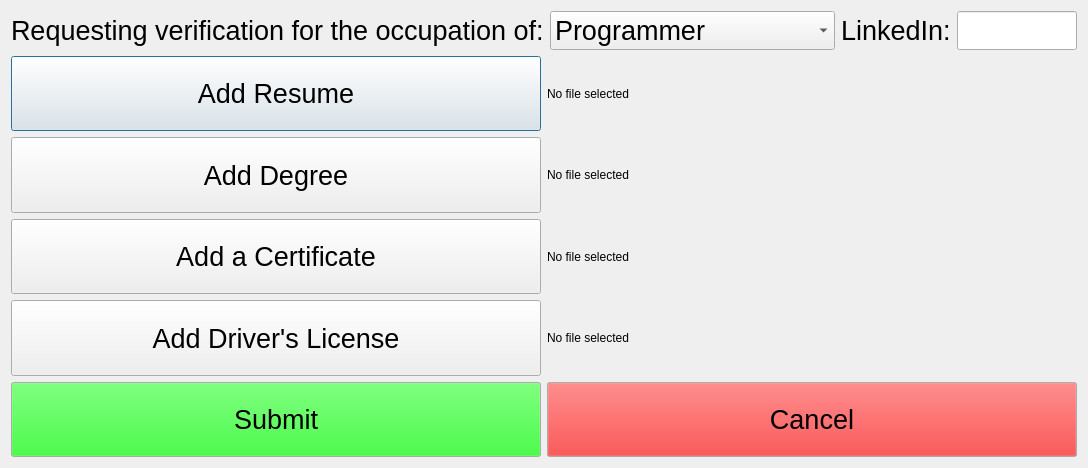
<?xml version="1.0" encoding="UTF-8"?>
<ui version="4.0">
 <class>requestVerification</class>
 <widget class="QDialog" name="requestVerification">
  <property name="geometry">
   <rect>
    <x>0</x>
    <y>0</y>
    <width>1088</width>
    <height>468</height>
   </rect>
  </property>
  <property name="windowTitle">
   <string>Request Verification Window</string>
  </property>
  <layout class="QVBoxLayout" name="verticalLayout">
   <item>
    <layout class="QHBoxLayout" name="horizontalLayout">
     <item>
      <widget class="QLabel" name="label">
       <property name="sizePolicy">
        <sizepolicy hsizetype="Maximum" vsizetype="Maximum">
         <horstretch>0</horstretch>
         <verstretch>0</verstretch>
        </sizepolicy>
       </property>
       <property name="font">
        <font>
         <pointsize>20</pointsize>
        </font>
       </property>
       <property name="text">
        <string>Requesting verification for the occupation of:</string>
       </property>
      </widget>
     </item>
     <item>
      <widget class="QComboBox" name="comboBox_occupations">
       <property name="sizePolicy">
        <sizepolicy hsizetype="Preferred" vsizetype="Maximum">
         <horstretch>0</horstretch>
         <verstretch>0</verstretch>
        </sizepolicy>
       </property>
       <property name="font">
        <font>
         <pointsize>20</pointsize>
        </font>
       </property>
       <item>
        <property name="text">
         <string>Programmer</string>
        </property>
       </item>
       <item>
        <property name="text">
         <string>Lawyer</string>
        </property>
       </item>
       <item>
        <property name="text">
         <string>Politician</string>
        </property>
       </item>
       <item>
        <property name="text">
         <string>Mathematician</string>
        </property>
       </item>
       <item>
        <property name="text">
         <string>Physician</string>
        </property>
       </item>
       <item>
        <property name="text">
         <string>Retail Store Manager</string>
        </property>
       </item>
       <item>
        <property name="text">
         <string>Dentist</string>
        </property>
       </item>
      </widget>
     </item>
     <item>
      <widget class="QLabel" name="label_2">
       <property name="sizePolicy">
        <sizepolicy hsizetype="Maximum" vsizetype="Preferred">
         <horstretch>0</horstretch>
         <verstretch>0</verstretch>
        </sizepolicy>
       </property>
       <property name="font">
        <font>
         <pointsize>20</pointsize>
        </font>
       </property>
       <property name="text">
        <string>LinkedIn:</string>
       </property>
      </widget>
     </item>
     <item>
      <widget class="QLineEdit" name="lineEdit_linkedInLine">
       <property name="font">
        <font>
         <pointsize>20</pointsize>
        </font>
       </property>
      </widget>
     </item>
    </layout>
   </item>
   <item>
    <layout class="QHBoxLayout" name="horizontalLayout_3">
     <item>
      <widget class="QPushButton" name="pushButton_addResume">
       <property name="sizePolicy">
        <sizepolicy hsizetype="Minimum" vsizetype="Preferred">
         <horstretch>0</horstretch>
         <verstretch>0</verstretch>
        </sizepolicy>
       </property>
       <property name="font">
        <font>
         <pointsize>20</pointsize>
        </font>
       </property>
       <property name="text">
        <string>Add Resume</string>
       </property>
      </widget>
     </item>
     <item>
      <widget class="QLabel" name="label_resumeFilePath">
       <property name="sizePolicy">
        <sizepolicy hsizetype="Preferred" vsizetype="Preferred">
         <horstretch>0</horstretch>
         <verstretch>0</verstretch>
        </sizepolicy>
       </property>
       <property name="text">
        <string>No file selected</string>
       </property>
      </widget>
     </item>
    </layout>
   </item>
   <item>
    <layout class="QHBoxLayout" name="horizontalLayout_4">
     <item>
      <widget class="QPushButton" name="pushButton_addDegree">
       <property name="sizePolicy">
        <sizepolicy hsizetype="Minimum" vsizetype="Preferred">
         <horstretch>0</horstretch>
         <verstretch>0</verstretch>
        </sizepolicy>
       </property>
       <property name="font">
        <font>
         <pointsize>20</pointsize>
        </font>
       </property>
       <property name="text">
        <string>Add Degree</string>
       </property>
      </widget>
     </item>
     <item>
      <widget class="QLabel" name="label_degreeFilePath">
       <property name="sizePolicy">
        <sizepolicy hsizetype="Preferred" vsizetype="Preferred">
         <horstretch>0</horstretch>
         <verstretch>0</verstretch>
        </sizepolicy>
       </property>
       <property name="text">
        <string>No file selected</string>
       </property>
      </widget>
     </item>
    </layout>
   </item>
   <item>
    <layout class="QHBoxLayout" name="horizontalLayout_5">
     <item>
      <widget class="QPushButton" name="pushButton_addCertificate">
       <property name="sizePolicy">
        <sizepolicy hsizetype="Minimum" vsizetype="Preferred">
         <horstretch>0</horstretch>
         <verstretch>0</verstretch>
        </sizepolicy>
       </property>
       <property name="font">
        <font>
         <pointsize>20</pointsize>
        </font>
       </property>
       <property name="text">
        <string>Add a Certificate</string>
       </property>
      </widget>
     </item>
     <item>
      <widget class="QLabel" name="label_certificateFilePath">
       <property name="sizePolicy">
        <sizepolicy hsizetype="Preferred" vsizetype="Preferred">
         <horstretch>0</horstretch>
         <verstretch>0</verstretch>
        </sizepolicy>
       </property>
       <property name="text">
        <string>No file selected</string>
       </property>
      </widget>
     </item>
    </layout>
   </item>
   <item>
    <layout class="QHBoxLayout" name="horizontalLayout_6">
     <item>
      <widget class="QPushButton" name="pushButton_addDriverLicense">
       <property name="sizePolicy">
        <sizepolicy hsizetype="Minimum" vsizetype="Preferred">
         <horstretch>0</horstretch>
         <verstretch>0</verstretch>
        </sizepolicy>
       </property>
       <property name="font">
        <font>
         <pointsize>20</pointsize>
        </font>
       </property>
       <property name="text">
        <string>Add Driver's License</string>
       </property>
      </widget>
     </item>
     <item>
      <widget class="QLabel" name="label_driverLicenseFilePath">
       <property name="sizePolicy">
        <sizepolicy hsizetype="Preferred" vsizetype="Preferred">
         <horstretch>0</horstretch>
         <verstretch>0</verstretch>
        </sizepolicy>
       </property>
       <property name="text">
        <string>No file selected</string>
       </property>
      </widget>
     </item>
    </layout>
   </item>
   <item>
    <layout class="QHBoxLayout" name="horizontalLayout_7">
     <item>
      <widget class="QPushButton" name="pushButton_submitVerificationRequest">
       <property name="sizePolicy">
        <sizepolicy hsizetype="Minimum" vsizetype="Preferred">
         <horstretch>0</horstretch>
         <verstretch>0</verstretch>
        </sizepolicy>
       </property>
       <property name="palette">
        <palette>
         <active>
          <colorrole role="Button">
           <brush brushstyle="SolidPattern">
            <color alpha="255">
             <red>0</red>
             <green>255</green>
             <blue>0</blue>
            </color>
           </brush>
          </colorrole>
         </active>
         <inactive>
          <colorrole role="Button">
           <brush brushstyle="SolidPattern">
            <color alpha="255">
             <red>0</red>
             <green>255</green>
             <blue>0</blue>
            </color>
           </brush>
          </colorrole>
         </inactive>
         <disabled>
          <colorrole role="Button">
           <brush brushstyle="SolidPattern">
            <color alpha="255">
             <red>0</red>
             <green>255</green>
             <blue>0</blue>
            </color>
           </brush>
          </colorrole>
         </disabled>
        </palette>
       </property>
       <property name="font">
        <font>
         <pointsize>20</pointsize>
        </font>
       </property>
       <property name="text">
        <string>Submit</string>
       </property>
      </widget>
     </item>
     <item>
      <widget class="QPushButton" name="pushButton_cancelVerificationRequest">
       <property name="sizePolicy">
        <sizepolicy hsizetype="Minimum" vsizetype="Preferred">
         <horstretch>0</horstretch>
         <verstretch>0</verstretch>
        </sizepolicy>
       </property>
       <property name="palette">
        <palette>
         <active>
          <colorrole role="Button">
           <brush brushstyle="SolidPattern">
            <color alpha="255">
             <red>255</red>
             <green>0</green>
             <blue>0</blue>
            </color>
           </brush>
          </colorrole>
         </active>
         <inactive>
          <colorrole role="Button">
           <brush brushstyle="SolidPattern">
            <color alpha="255">
             <red>255</red>
             <green>0</green>
             <blue>0</blue>
            </color>
           </brush>
          </colorrole>
         </inactive>
         <disabled>
          <colorrole role="Button">
           <brush brushstyle="SolidPattern">
            <color alpha="255">
             <red>255</red>
             <green>0</green>
             <blue>0</blue>
            </color>
           </brush>
          </colorrole>
         </disabled>
        </palette>
       </property>
       <property name="font">
        <font>
         <pointsize>20</pointsize>
        </font>
       </property>
       <property name="text">
        <string>Cancel</string>
       </property>
      </widget>
     </item>
    </layout>
   </item>
  </layout>
 </widget>
 <resources/>
 <connections/>
</ui>
